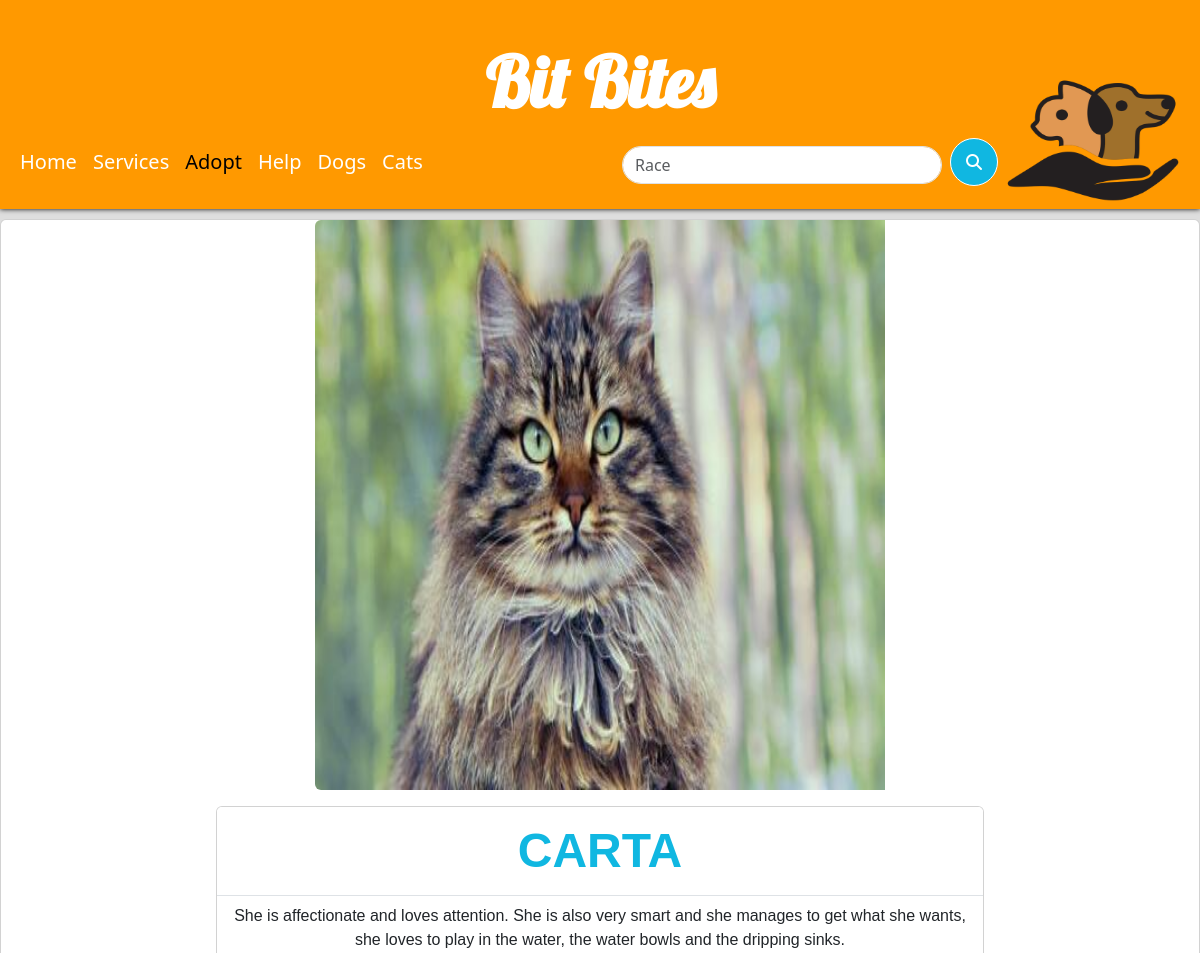
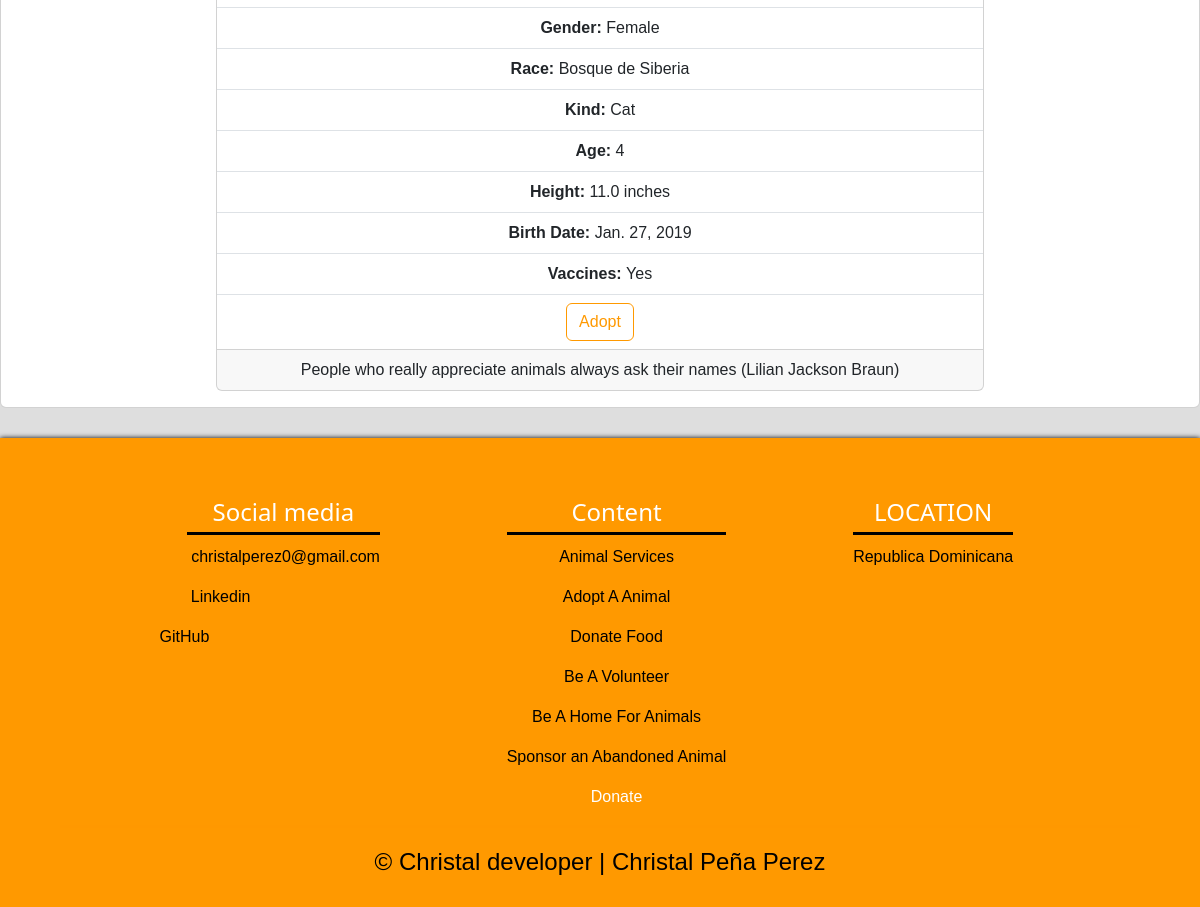
Screenshot of /AdoptAPet/Information/9 with the database file from the repository (2 pictures, top to bottom).
### Adopt/models.py (models this page shows, shortened)
class Animal(models.Model):
    name = models.CharField(max_length=30)
    gender = models.CharField(max_length=10)
    height = models.FloatField(blank=True)
    vaccines = models.BooleanField(blank=True)
    photo = models.ImageField(upload_to='AdopImages')
    description = models.CharField(max_length=1000)
    age = models.IntegerField()
    birth_date = models.DateField(verbose_name='date of birth')
    race = models.ForeignKey(Race,on_delete=models.CASCADE)
    kind = models.ForeignKey(KindOfPet,on_delete=models.CASCADE)
    created = models.DateTimeField(auto_now_add=True)
    updated = models.DateTimeField(auto_now_add=True)
    class Meta:
        verbose_name = 'Animal'
        verbose_name_plural = 'Animals'

class Race(models.Model):
    race = models.CharField(max_length=50)
    created = models.DateTimeField(auto_now_add=True)
    updated = models.DateTimeField(auto_now_add=True)
    class Meta:
        verbose_name = 'Race'
        verbose_name_plural = 'Races'
    def __str__(self):
        return self.race

class KindOfPet(models.Model):
    kind = models.CharField(max_length=50, verbose_name='Kind of Pet')
    created = models.DateTimeField(auto_now_add=True)
    updated = models.DateTimeField(auto_now_add=True)
    class Meta:
        verbose_name = 'KindOfPet'
        verbose_name_plural = 'KindOfPets'
    def __str__(self):
        return self.kind

### Adopt/views.py (the view)
# urls.py: path('Information/<int:id>',views.informationPage, name= 'infpage'),
def informationPage(request, id):
    data = Animal.objects.get(id = id)
    if data.vaccines == True:
        vaccines = 'Yes'
    else:
        vaccines = 'No'
    return render(request,'AdoptPet/informationPage.html',{'data':data,'vaccines':vaccines})

### Adopt/templates/AdoptPet/informationPage.html (shortened to what this page needs)
{% extends 'PetsWebPage/main.html' %}
    {% block content %}
    <section>
      <div >
        <div class="card mb-3" style="width: fit-content; margin: auto; ">
          <div class="row g-0">
            <div class="col-md-4" style=" width: fit-content;margin: auto;">
              <img style="width: 570px;height: 570px" src="{{data.photo.url}}" class="img-fluid rounded-start" alt="...">
            </div>
            <div class="col-md-8" style="width:fit-content;margin: auto;">
              <div class="card-body cont" style=" height: auto;">
                <div class="card" style="width: auto; text-align: center;">
                  <ul class="list-group list-group-flush">
                    <li class="list-group-item" style="text-transform: uppercase;color: #10b7e1; "><strong style="font-size: 3rem;">{{data.name}}</strong></li>
                    <li class="list-group-item" >{{data.description}}</li>
                    <li class="list-group-item"><strong>Gender:</strong> {{data.gender}}</li>
                    <li class="list-group-item"><strong>Race: </strong>{{data.race}}</li>
                    <li class="list-group-item"><strong>Kind: </strong>{{data.kind}}</li>
                    <li class="list-group-item"><strong>Age: </strong>{{data.age}}</li>
                    <li class="list-group-item"><strong>Height: </strong>{{data.height}} inches</li>
                    <li class="list-group-item"><strong>Birth Date: </strong>{{data.birth_date}}</li>
                    <li class="list-group-item"><strong>Vaccines: </strong>{{vaccines}}</li>
                    <li class="list-group-item"><a href="{% url 'adoptform' data.id %}" class="card-link"><button type="button" class="btn btn-outline-danger">Adopt</button></a>
                    </li>
                  </ul>
                  <div class="card-footer">
                    People who really appreciate animals always ask their names (Lilian Jackson Braun)                  </div>
                </div>
              </div>
            </div>
          </div>
        </div>
      </div>
    </section>
    {% endblock %}

### PetsWebPage/static/PetsPage/css/main.css (style rules this page uses)
body { background-image: url('https://img.freepik.com/vector-premium/patron-fisuras-cabeza-perro-lindo-sobre-fondo-blanco_426735-106.jpg?w=2000'); background-size: cover; background-size: 900px; backdrop-filter:brightness(0.87); }
.card { font-family: 'Aclonica', sans-serif; }
.btn { color:rgb(255,153,0) ; border-color: rgb(255,153,0); }
.cont { width: 50rem; }

### rows the page displays
Animal: photo (picture), name "CARTA", description "She is affectionate and loves attention. She is also very smart and she manages to get what she wants, she loves to play in the water, the water bowls and the dripping sinks.", gender "Female", race "Bosque de Siberia", kind "Cat", age "4", height "11.0", birth_date "Jan. 27, 2019"

### other values shown
{{ vaccines }} "Yes"
